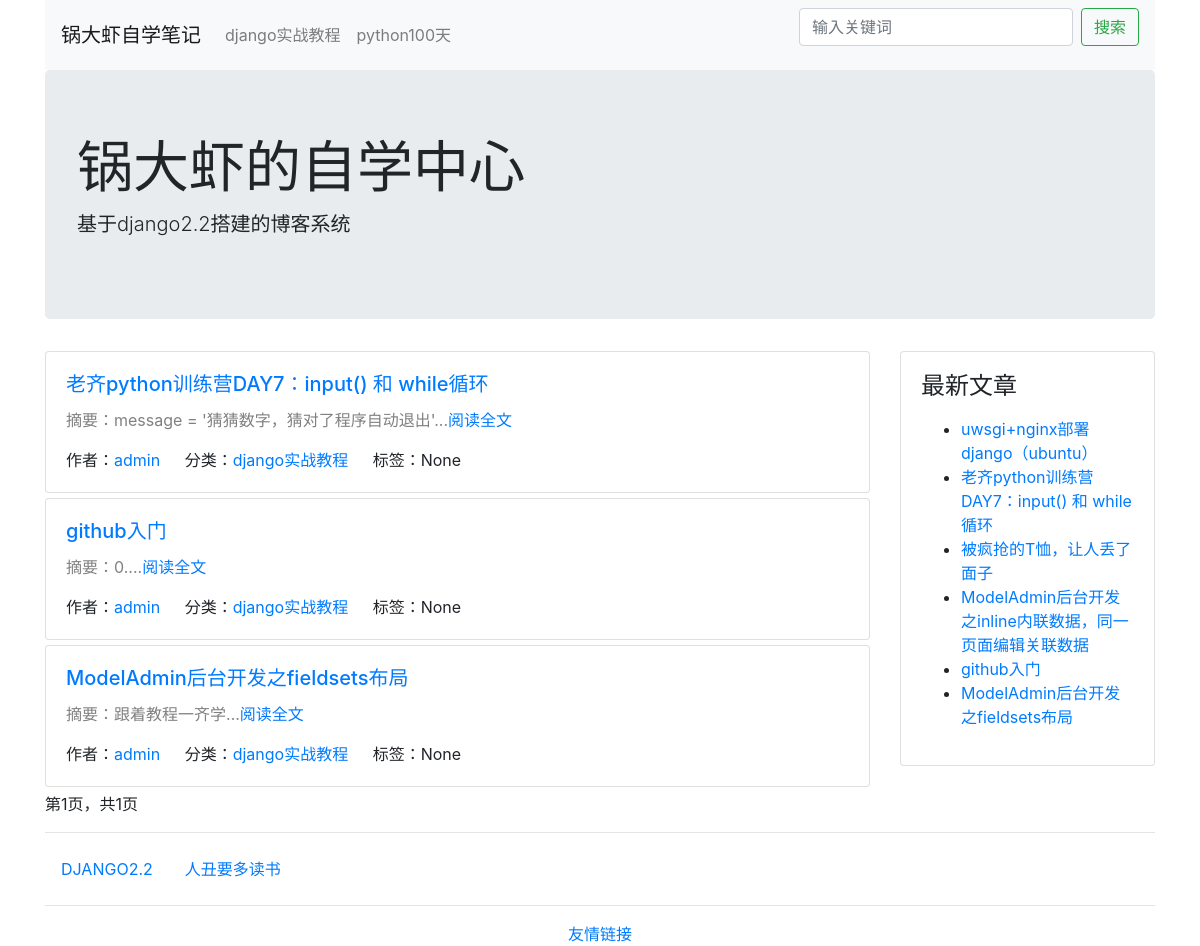
/category/1/, run on an earlier commit of the app's database.
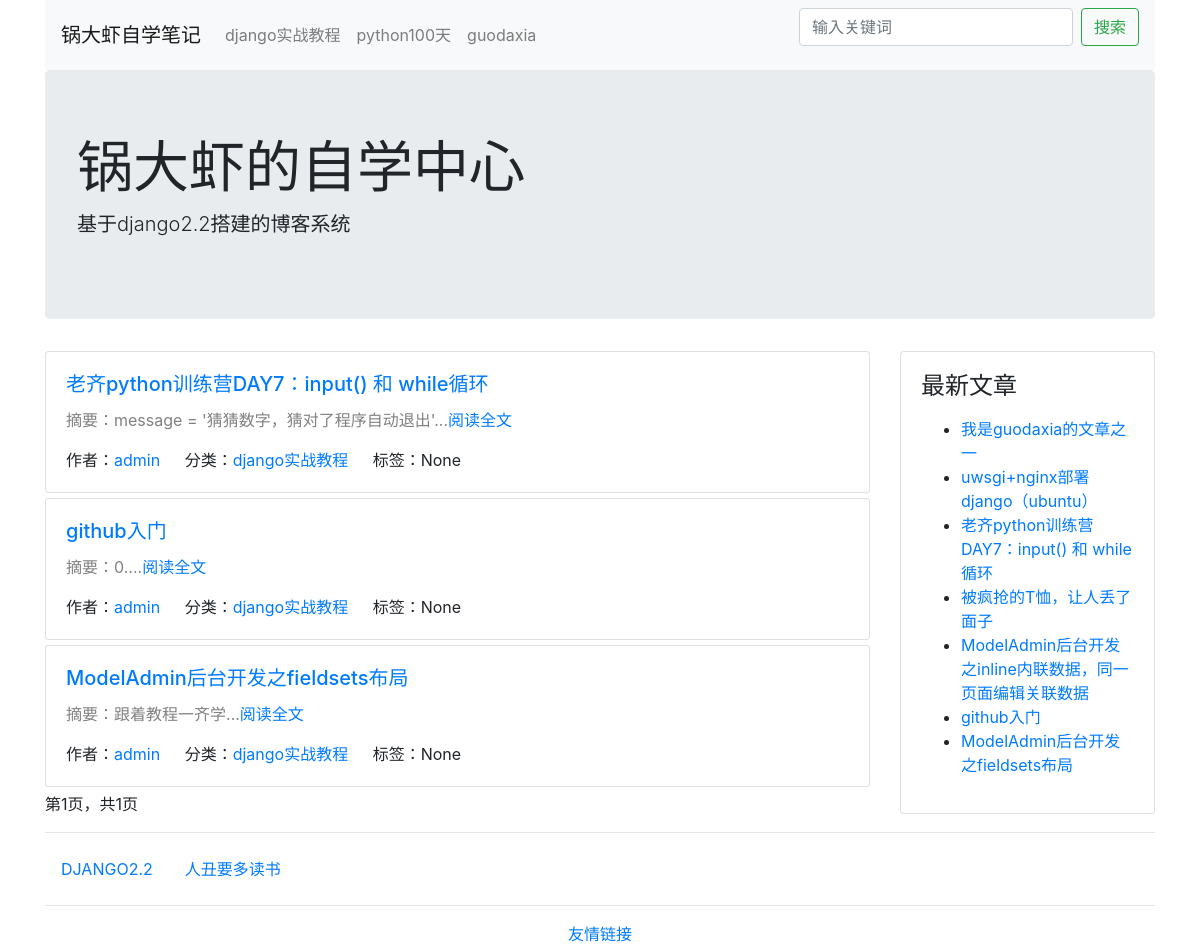
And on a later commit of the database.
### blog/models.py (models this page shows, shortened)
class Category(models.Model):
    STATUS_NORMAL = 1
    STATUS_DELETE = 0
    STATUS_ITEMS = (
        (STATUS_NORMAL, '正常'),
        (STATUS_DELETE, '删除'),
    )
    name = models.CharField('名称', max_length=50)
    status = models.PositiveIntegerField('状态', default=STATUS_NORMAL, choices=STATUS_ITEMS)
    is_nav = models.BooleanField('是否为导航', default=False)
    owner = models.ForeignKey(User, verbose_name='作者', on_delete=models.CASCADE)
    created_time = models.DateTimeField('创建时间', auto_now_add=True)
    class Meta:
        verbose_name = verbose_name_plural = '分类'
    @classmethod
    def get_navs(cls):
        categories = cls.objects.filter(status=cls.STATUS_NORMAL)
        nav_categories = []
        normal_categories = []
        for cate in categories:
            if cate.is_nav:
                nav_categories.append(cate)
            else:
                normal_categories.append(cate)
        category = {
            'navs': nav_categories,
            'categories': normal_categories,
        }
        return category

class Post(models.Model):
    STATUS_NORMAL = 1
    STATUS_DELETE = 0
    STATUS_DRAFT = 2
    STATUS_ITEMS = (
        (STATUS_NORMAL, '正常'),
        (STATUS_DELETE, '删除'),
        (STATUS_DRAFT, '草稿'),
    )
    title = models.CharField('标题', max_length=255)
    decs = models.CharField('摘要', max_length=1024, blank=True, null=True)
    content = models.TextField('正文', help_text='正文必须为markdown格式')
    status = models.PositiveIntegerField('状态', choices=STATUS_ITEMS, default=STATUS_NORMAL)
    category = models.ForeignKey(Category, verbose_name='分类', on_delete=models.CASCADE)
    tag = models.ManyToManyField(Tag, verbose_name='标签')
    owner = models.ForeignKey(User, verbose_name='作者', on_delete=models.CASCADE)
    created_time = models.DateTimeField('创建时间', auto_now_add=True)
    pv = models.PositiveIntegerField(default=1)
    uv = models.PositiveIntegerField(default=1)
    class Meta:
        verbose_name = verbose_name_plural = '文章'
        ordering = ['-id']
    @classmethod
    def latest_posts(cls):
        return cls.objects.filter(status=cls.STATUS_NORMAL)

### config/models.py (models this page shows, shortened)
class SideBar(models.Model):
    STATUS_SHOW = 1
    STATUS_HIDE = 2
    DISPLAY_HTML = 1
    DISPLAY_LATEST = 2
    DISPLAY_HOT = 3
    DISPLAY_COMMENT = 4
    STATUS_ITEMS = (
        (STATUS_SHOW, '展示'),
        (STATUS_HIDE, '隐藏'),
    )
    SIDE_TYPE = (
        (DISPLAY_HTML, 'HTML'),
        (DISPLAY_LATEST, '最新文章'),
        (DISPLAY_HOT, '最热文章'),
        (DISPLAY_COMMENT, '最近评论'),
    )
    title = models.CharField('标题', max_length=50)
    display_type = models.PositiveIntegerField('展示类型', choices=SIDE_TYPE, default=1)
    content = models.CharField('内容', help_text='如果设置的不是HTML类型，可为空', blank=True, max_length=500)
    status = models.PositiveIntegerField('状态', choices=STATUS_ITEMS, default=STATUS_SHOW)
    owner = models.ForeignKey(User, verbose_name='作者', on_delete=models.CASCADE)
    created_time = models.DateTimeField('创建时间', auto_now_add=True)
    class Meta:
        verbose_name = verbose_name_plural = '侧边栏'
    @classmethod
    def get_all(cls):
        return cls.objects.filter(status=cls.STATUS_SHOW)
    @property
    def content_html(self):
        from blog.models import Post
        from comment.models import Comment
        result = ''
        if self.display_type == self.DISPLAY_HTML:
            result = self.content
        elif self.display_type == self.DISPLAY_LATEST:
            context = {
                'posts': Post.latest_posts(),
            }
            result = render_to_string('config/blocks/sidebar_posts.html', context)
        elif self.display_type == self.DISPLAY_HOT:
            context = {
                'posts': Post.hot_posts(),
            }
            result = render_to_string('config/blocks/sidebar_posts.html', context)
        elif self.display_type == self.DISPLAY_COMMENT:
            context = {
                'comments': Comment.objects.filter(status=Comment.STATUS_NORMAL),
            }
            result = render_to_string('config/blocks/sidebar_comments.html', context)
        return result

### blog/views.py (the view)
# urls.py: path('category/<category_id>/', CategoryView.as_view(), name='category_list'),
class CategoryView(IndexView):
    def get_context_data(self, **kwargs):
        context = super().get_context_data(**kwargs)
        category_id = self.kwargs.get('category_id')
        category = get_object_or_404(Category, pk=category_id)
        context.update({
            'category': category,
        })
        return context
    def get_queryset(self):
        queryset = super().get_queryset()
        category_id = self.kwargs.get('category_id')
        return queryset.filter(category_id=category_id)

### blog/views.py (called while the page is built)
    def get_context_data(self, **kwargs):
        context = super().get_context_data(**kwargs)
        context.update({
            'sidebars': SideBar.get_all(),
        })
        context.update(Category.get_navs())
        return context

### typeidea/templates/blog/list.html (shortened to what this page needs)
{% extends "../base.html" %}
{% block main %}
{% for post in post_list %}
<div class="card post">
    <div class="card-body">
        <h5 class="card-title"><a href="{% url 'post_detail' post.id %}">{{ post.title }}</a></h5>
        <div>
            <p style="color: gray">摘要：{{ post.decs }}...<a href="{% url 'post_detail' post.id %}">阅读全文</a></p>
        </div>
        <span class="card-link">作者：<a href="{% url 'author' post.owner.id %}">{{ post.owner.username }}</a></span>
        <span class="card-link">分类：<a href="{% url 'category_list' post.category.id %}">{{ post.category.name }}</a></span>
        <span class="card-link">标签：{{ post.tag.name }}</span>
    </div>
</div>
{% endfor %}
{% if page_obj %}
第{{ page_obj.number }}页，共{{ paginator.num_pages }}页
{% endif %}
{% endblock %}

### typeidea/templates/base.html (shortened to what this page needs)
<!DOCTYPE html>
<html lang="en">
<head>
    <link rel="stylesheet" href="https://cdn.bootcss.com/bootstrap/4.0.0/css/bootstrap.min.css">
</head>
<body>
    <div class="container head">
    <nav class="navbar navbar-expand-lg navbar-light bg-light">
        <a class="navbar-brand" href="{% url 'index' %}">锅大虾自学笔记</a>
        <div class="collapse navbar-collapse" id="navbarSupportedContent">
            <ul class="navbar-nav mr-auto">
                {% for cate in navs %}
                <li class="nav-item">
                    <a class="nav-link" href="{% url 'category_list' cate.id %}">{{ cate.name }}</a>
                </li>
                {% endfor %}
            </ul>
            <ul>
                <form class="form-inline my-2 my-lg-0" action="/search/" method="GET">
                    <input class="form-control mr-sm-2" value="{{ keyword }}" type="search" placeholder="输入关键词" aria-label="Search" name="keyword">
                    <button class="btn btn-outline-success" type="submit">搜索</button>
                </form>
            </ul>
        </div>
    </nav>
    <div class="jumbotron">
        <h1 class="display-4">锅大虾的自学中心</h1>
        <p class="lead">基于django2.2搭建的博客系统</p>
    </div>
    </div>
    <div class="container main">
        <div class="row">
            <div class="col-9 post-list">
                {% block main %}
                {% endblock %}
            </div>
            <div class="col-3">
                {% block sidebar %}
                    {% for sidebar in sidebars %}
                    <div class="card sidebar">
                        <div class="card-body">
                            <h4>{{ sidebar.title }}</h4>
                            <p>{{ sidebar.content_html }}</p>
                        </div>
                    </div>
                    {% empty %}
                    暂无信息
                    {% endfor %}
                {% endblock %}
            </div>
        </div>
    </div>
    <footer class="footer">
        {% block footer%}
        <div class="container">
            <hr>
            <nav class="nav category">
                {% for cate in categories %}
                <a href="{% url 'category_list' cate.id %}" class="nav-link">{{ cate.name }}</a>
                {% endfor %}
            </nav>
            <hr>
            <nav style="text-align: center">
                <a href="{% url 'links'%}">友情链接</a>
            </nav>
        </div>
        {% endblock %}
    </footer>
</body>
</html>

### typeidea/templates/config/blocks/sidebar_posts.html
<ul>
    {% for post in posts %}
    <li><a href="/post/{{ post.id }}.html">{{ post.title }}</a></li>
    {% endfor %}
</ul>

What changed in the data, as far as the page shows it:
added Category: name "guodaxia"
added Post: title "我是guodaxia的文章之一"
